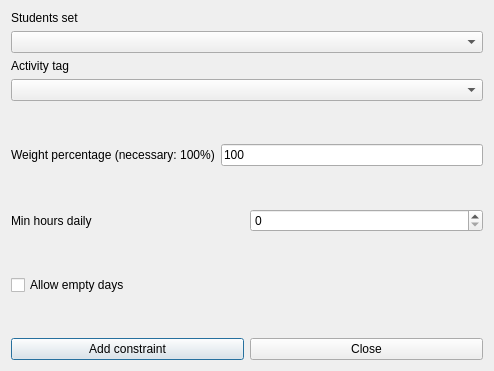
<?xml version="1.0" encoding="UTF-8"?>
<ui version="4.0">
 <class>AddConstraintStudentsSetActivityTagMinHoursDailyForm_template</class>
 <widget class="QDialog" name="AddConstraintStudentsSetActivityTagMinHoursDailyForm_template">
  <property name="geometry">
   <rect>
    <x>0</x>
    <y>0</y>
    <width>494</width>
    <height>371</height>
   </rect>
  </property>
  <property name="windowTitle">
   <string extracomment="This is the title of the dialog to add a new constraint of this type">Add students set activity tag min hours daily</string>
  </property>
  <layout class="QVBoxLayout" name="verticalLayout">
   <item>
    <layout class="QVBoxLayout">
     <item>
      <widget class="QLabel" name="studentsTextLabel">
       <property name="frameShape">
        <enum>QFrame::NoFrame</enum>
       </property>
       <property name="frameShadow">
        <enum>QFrame::Plain</enum>
       </property>
       <property name="text">
        <string>Students set</string>
       </property>
       <property name="wordWrap">
        <bool>false</bool>
       </property>
      </widget>
     </item>
     <item>
      <widget class="QComboBox" name="studentsComboBox">
       <property name="editable">
        <bool>false</bool>
       </property>
       <property name="insertPolicy">
        <enum>QComboBox::NoInsert</enum>
       </property>
       <property name="duplicatesEnabled">
        <bool>false</bool>
       </property>
      </widget>
     </item>
     <item>
      <widget class="QLabel" name="activityTagsTextLabel">
       <property name="frameShape">
        <enum>QFrame::NoFrame</enum>
       </property>
       <property name="frameShadow">
        <enum>QFrame::Plain</enum>
       </property>
       <property name="text">
        <string>Activity tag</string>
       </property>
       <property name="wordWrap">
        <bool>false</bool>
       </property>
      </widget>
     </item>
     <item>
      <widget class="QComboBox" name="activityTagsComboBox">
       <property name="editable">
        <bool>false</bool>
       </property>
       <property name="insertPolicy">
        <enum>QComboBox::NoInsert</enum>
       </property>
       <property name="duplicatesEnabled">
        <bool>false</bool>
       </property>
      </widget>
     </item>
    </layout>
   </item>
   <item>
    <spacer name="spacer1">
     <property name="orientation">
      <enum>Qt::Vertical</enum>
     </property>
     <property name="sizeType">
      <enum>QSizePolicy::Expanding</enum>
     </property>
     <property name="sizeHint" stdset="0">
      <size>
       <width>20</width>
       <height>31</height>
      </size>
     </property>
    </spacer>
   </item>
   <item>
    <layout class="QHBoxLayout" name="horizontalLayout">
     <item>
      <widget class="QLabel" name="weightTextLabel">
       <property name="frameShape">
        <enum>QFrame::NoFrame</enum>
       </property>
       <property name="frameShadow">
        <enum>QFrame::Plain</enum>
       </property>
       <property name="text">
        <string>Weight percentage (necessary: 100%)</string>
       </property>
       <property name="wordWrap">
        <bool>false</bool>
       </property>
      </widget>
     </item>
     <item>
      <widget class="QLineEdit" name="weightLineEdit">
       <property name="text">
        <string notr="true">100</string>
       </property>
      </widget>
     </item>
    </layout>
   </item>
   <item>
    <spacer name="spacer1_2">
     <property name="orientation">
      <enum>Qt::Vertical</enum>
     </property>
     <property name="sizeType">
      <enum>QSizePolicy::Expanding</enum>
     </property>
     <property name="sizeHint" stdset="0">
      <size>
       <width>20</width>
       <height>18</height>
      </size>
     </property>
    </spacer>
   </item>
   <item>
    <layout class="QHBoxLayout" name="horizontalLayout_2">
     <item>
      <widget class="QLabel" name="minHoursTextLabel">
       <property name="frameShape">
        <enum>QFrame::NoFrame</enum>
       </property>
       <property name="frameShadow">
        <enum>QFrame::Plain</enum>
       </property>
       <property name="text">
        <string>Min hours daily</string>
       </property>
       <property name="wordWrap">
        <bool>false</bool>
       </property>
      </widget>
     </item>
     <item>
      <widget class="QSpinBox" name="minHoursSpinBox"/>
     </item>
    </layout>
   </item>
   <item>
    <spacer name="spacer1_3">
     <property name="orientation">
      <enum>Qt::Vertical</enum>
     </property>
     <property name="sizeType">
      <enum>QSizePolicy::Expanding</enum>
     </property>
     <property name="sizeHint" stdset="0">
      <size>
       <width>20</width>
       <height>16</height>
      </size>
     </property>
    </spacer>
   </item>
   <item>
    <widget class="QCheckBox" name="allowEmptyDaysCheckBox">
     <property name="text">
      <string>Allow empty days</string>
     </property>
    </widget>
   </item>
   <item>
    <spacer name="verticalSpacer">
     <property name="orientation">
      <enum>Qt::Vertical</enum>
     </property>
     <property name="sizeHint" stdset="0">
      <size>
       <width>20</width>
       <height>11</height>
      </size>
     </property>
    </spacer>
   </item>
   <item>
    <layout class="QHBoxLayout">
     <item>
      <widget class="QPushButton" name="addConstraintPushButton">
       <property name="text">
        <string>Add constraint</string>
       </property>
      </widget>
     </item>
     <item>
      <widget class="QPushButton" name="closePushButton">
       <property name="text">
        <string>Close</string>
       </property>
      </widget>
     </item>
    </layout>
   </item>
  </layout>
 </widget>
 <layoutdefault spacing="6" margin="11"/>
 <resources/>
 <connections/>
</ui>
